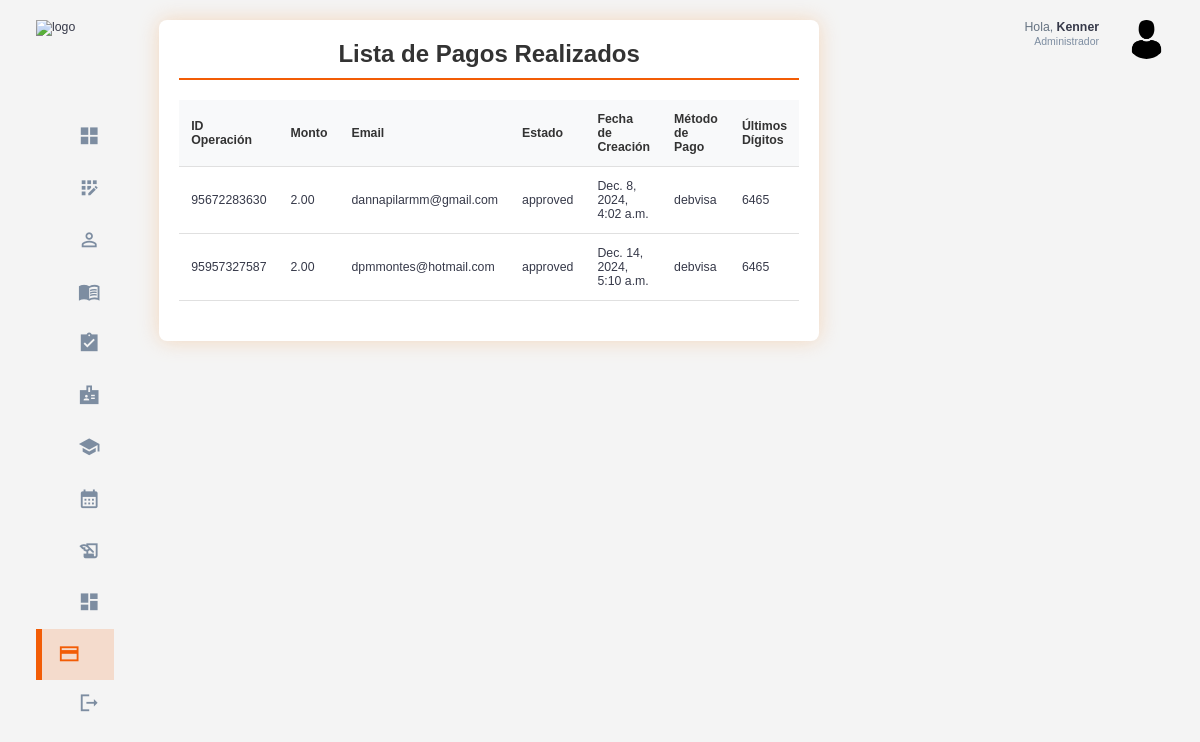
Page /pagos/pagos/ (signed in) on the earlier database version.
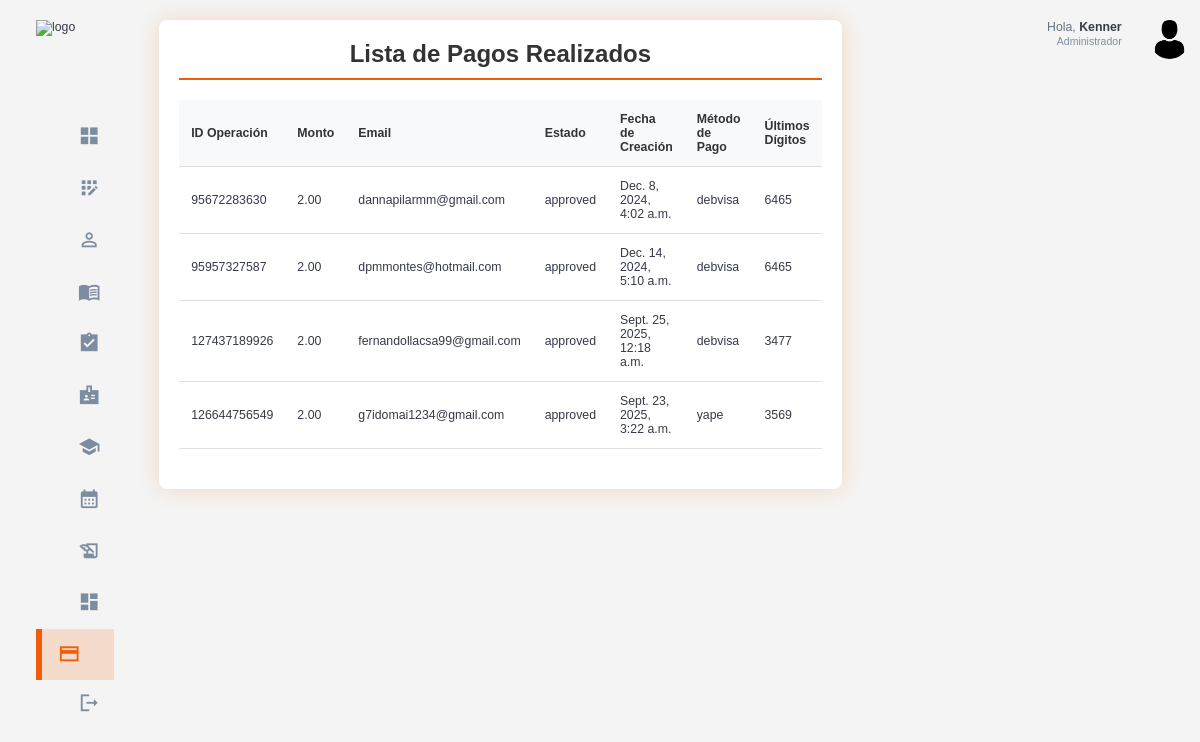
Same page on the later database version.
### pagos/models.py (models this page shows, shortened)
class Pago(models.Model):
    numero_operacion = models.CharField(max_length=20, unique=True)
    estado = models.CharField(max_length=20)
    monto = models.DecimalField(max_digits=10, decimal_places=2)
    comprador_email = models.EmailField()
    fecha_pago = models.DateTimeField()
    metodo_pago = models.CharField(max_length=50)
    tarjeta_ultimos_digitos = models.CharField(max_length=4, null=True, blank=True)

### usuarios/models.py (models this page shows, shortened)
class Usuario(AbstractUser):
    id = models.AutoField(primary_key=True)
    rol = models.ForeignKey(Rol, on_delete=models.CASCADE, null=True, blank=False)

### usuarios/decorators.py (the view)
        def _wrapped_view(request, *args, **kwargs):
            if request.user.is_authenticated and (request.user.rol.nombre_rol == role or request.user.rol.is_admin):
                return view_func(request, *args, **kwargs)
            else:
                raise PermissionDenied  # Lanza un error si no tiene el rol correcto

### pagos/utils.py (called while the page is built)
def obtener_pagos_realizados():
    sdk = mercadopago.SDK(settings.MERCADOPAGO_ACCESS_TOKEN)
    fecha_fin = datetime.now()
    fecha_inicio = fecha_fin - timedelta(days=30)  # Últimos 30 días
    filtros = {
        "range": "date_created",
        "begin_date": fecha_inicio.strftime("%Y-%m-%dT%H:%M:%SZ"),
        "end_date": fecha_fin.strftime("%Y-%m-%dT%H:%M:%SZ"),
        "status": "approved",  # Solo pagos aprobados
        "sort": "date_created",
        "criteria": "desc",  # Ordenar de más reciente a más antiguo
    }
    respuesta = sdk.payment().search(filters=filtros)
    if respuesta["status"] == 200:
        pagos = respuesta["response"]["results"]
        registrar_pagos(pagos)  # Registrar los pagos en la base de datos
        return pagos
    else:
        return []

### pagos/views.py (called while the page is built)
@login_required
@role_required('Administrador')
def lista_pagos_admin(request):
    pagos = obtener_pagos_realizados()
    pagos = Pago.objects.all()
    return render(request, "pagos/lista_pagos.html", {"pagos": pagos})

### templates/pagos/lista_pagos.html (shortened to what this page needs)
{% extends 'base.html' %}
{% load static %}
{% block extra_css %}
    <link rel="stylesheet" href="{% static 'css/student_list.css' %}">
{% endblock %}
{% block content %}
<div class="student-list-container">
    <h2>Lista de Pagos Realizados</h2>
    <div class="table-responsive">
        <table class="student-table">
            <thead>
                <tr>
                    <th>ID Operación</th>
                    <th>Monto</th>
                    <th>Email</th>
                    <th>Estado</th>
                    <th>Fecha de Creación</th>
                    <th>Método de Pago</th>
                    <th>Últimos Dígitos</th>
                </tr>
            </thead>
            <tbody>
                {% for pago in pagos %}
                <tr>
                    <td>{{ pago.numero_operacion }}</td>
                    <td>{{ pago.monto }}</td>
                    <td>{{ pago.comprador_email }}</td>
                    <td>{{ pago.estado }}</td>
                    <td>{{ pago.fecha_pago }}</td>
                    <td>{{ pago.metodo_pago }}</td>
                    <td>{{ pago.tarjeta_ultimos_digitos }}</td>
                </tr>
                {% empty %}
                <tr>
                    <td colspan="8">No hay pagos registrados.</td>
                </tr>
                {% endfor %}
            </tbody>
        </table>
    </div>
</div>
{% endblock %}

### templates/base.html (shortened to what this page needs)
{% load static %}
<!DOCTYPE html>
<html lang="en">
<head>
    <link rel="stylesheet" href="{% static 'css/base.css' %}">
    {% block extra_css %}{% endblock %}
</head>
<body>
    <div class="container">
        <aside>
            <div class="top">
                <div class="logo">
                    <img src="/static/assets/logo_base.png" alt="logo">
                </div>
            </div>
            <div class="sidebar">
                <a href="{% url 'home_admin' %}" class="active">
                    <span class="material-icons-sharp">grid_view</span>
                </a>
                <a href="{% url 'registrar_usuario' %}" >
                    <span class="material-icons-sharp">app_registration</span>
                </a>
                <a href="{% url 'listar_estudiantes' %}">
                    <span class="material-icons-sharp">person_outline</span>
                </a>
                <a href="{% url 'listar_cursos' %}">
                    <span class="material-icons-sharp">menu_book</span>
                </a>
                <a href="{% url 'listar_estudiantes_historial' %}">
                    <span class="material-icons-sharp">assignment_turned_in</span>
                </a>
                <a href="{% url 'listar_profesores' %}">
                    <span class="material-icons-sharp">badge</span>
                </a>
                <a href="{% url 'listar_semestres' %}">
                    <span class="material-icons-sharp">school</span>
                </a>
                <a href="{% url 'listar_secciones' %}">
                    <span class="material-icons-sharp">calendar_month</span>
                <a href="{% url 'listar_matriculas' %}">
                    <span class="material-icons-sharp">history_edu</span>
                </a>
                <a href="{% url 'estadisticas_generales' %}">
                    <span class="material-icons-sharp">dashboard</span>
                <a href="{% url 'lista_pagos' %}">
                    <span class="material-icons-sharp">payment</span>
                </a>
                <a href="{% url 'signout' %}">
                    <span class="material-icons-sharp">logout</span>
                </a>
            </div>
        </aside>
        <main>
            {% block content %}
            {% endblock %}
        </main>
        <div class="right">
            <div class="top">
                <div class="profile">
                    <div class="info">
                        <p>Hola, <b>{{ request.user.username }}</b></p>
                        <small class="text-muted">Administrador</small>
                    </div>
                    <div class="profile-photo">
                        <img src="/static/assets/perfil_admin.png" alt="perfil_admin">
                    </div>
                </div>
            </div>
        </div>
    </div>
</body>
</html>

### static/css/base.css (style rules this page uses)
:root { --color-primary: #F25C05; --color-danger: #F26938; --color-success: #41f1b6; --color-warning: #F2A172; --color-white: #fff; --color-info-dark: #7d8da1; --color-info-light: #dce1eb; --color-dark: #363949; --color-light: #f2a1724f; --color-primary-variant: #8f5100; --color-dark-variant: #677483; --color-background: #f6f6f9; --card-border-radius: 2rem; --border-radius-1: 0.4rem; --border-radius-2: 0.8rem; --border-radius-3: 1.2rem; --card-padding: 1.8rem; --padding-1: 1.2rem; --box-shadow: 0 2rem 3rem var(--color-light) }
* { margin: 0; padding: 0; outline: 0; appearance: none; border: 0; text-decoration: none; list-style: none; box-sizing: border-box; }
html { font-size: 14px; }
body { width: 100vw; height: 100vh; font-family: Arial, sans-serif; font-size: 0.88rem; background: var(--color-background); user-select: none; overflow-x: hidden; color: var(--color-dark); }
.container { display: grid; width: 96%; margin: 0 auto; gap: 1.8rem; grid-template-columns: 16rem auto 23rem; }
a { color: var(--color-dark); }
img { display: block; width: 100%; }
h2 { font-size: 1.4rem; }
small { font-size: 0.75rem; }
.profile-photo { width: 2.8rem; height: 2.8rem; border-radius: 50%; overflow: hidden; }
.text-muted { color: var(--color-info-dark); }
p { color: var(--color-dark-variant); }
b { color: var(--color-dark); }
aside { height: 100vh; width: 16rem; }
aside .top { display: flex; align-items: center; justify-content: space-between; margin-top: 1.4rem; }
aside .logo { display: flex; gap: 0.8rem; }
aside .logo img { width: 12.5rem; height: 4.5rem; }
aside .sidebar { display: flex; flex-direction: column; height: 86vh; position: relative; top: 3rem; }
aside .sidebar a { display: flex; color: var(--color-info-dark); margin-left: 2rem; gap: 1rem; align-items: center; position: relative; height: 3.7rem; transition: all 300ms ease; padding: 0 1rem; white-space: nowrap; overflow: hidden; text-overflow: ellipsis; }
aside .sidebar a span { font-size: 1.6rem; transition: all 300ms ease; }
aside .sidebar a:last-child { position: absolute; bottom: 2rem; width: 100%; }
aside .sidebar a.active { background-color: var(--color-light); color: var(--color-primary); margin-left: 0; padding-left: calc(1rem - 3px); }
aside .sidebar a.active:before { content: ''; width: 6px; height: 100%; background: var(--color-primary); position: absolute; left: 0; }
aside .sidebar a.active span { color: var(--color-primary); margin-left: calc(1rem - 3px); }
main { margin-top: 1.4rem; }
.right { margin-top: 1.4rem; }
.right .top { display: flex; justify-content: end; gap: 2rem; }
.right .top .profile { display: flex; gap: 2rem; text-align: right; }
@media screen and (max-width: 1200px) { .container { width: 94%; grid-template-columns: 7rem auto 23rem; } }
@media screen and (max-width: 1200px) { aside .sidebar a { width: 5.6rem; } }
@media screen and (max-width: 1200px) { aside .sidebar a:last-child { position: relative; margin-top: 1.8rem; } }
@media screen and (max-width: 1200px) { aside .logo img { top: 10px; width: 8.2rem; height: 3.5rem; } }

### static/css/student_list.css (style rules this page uses)
body { margin: 0; padding: 0; font-family: Arial, sans-serif; background-color: #f4f4f4; }
.student-list-container { width: 100%; max-width: 1200px; margin: 0 auto; padding: 20px; background-color: #ffffff; border-radius: 8px; box-shadow: 0 0 20px rgba(243, 184, 128, 0.473); box-sizing: border-box; }
.student-list-container h2 { text-align: center; margin-bottom: 20px; padding-bottom: 10px; border-bottom: 2px solid #F25C05; color: #333; font-size: 24px; }
.table-responsive { overflow-x: auto; -webkit-overflow-scrolling: touch; }
.student-table { width: 100%; border-collapse: collapse; margin-bottom: 20px; }
.student-table th, .student-table td { padding: 12px; text-align: left; border-bottom: 1px solid #e0e0e0; }
.student-table th { background-color: #f8f9fa; font-weight: bold; color: #333; }

Differences in the rows shown:
added Pago: numero_operacion "127437189926", monto "2.00", comprador_email "fernandollacsa99@gmail.com", estado "approved", fecha_pago "Sept. 25, 2025, 12:18 a.m.", metodo_pago "debvisa", tarjeta_ultimos_digitos "3477"
added Pago: numero_operacion "126644756549", monto "2.00", comprador_email "g7idomai1234@gmail.com", estado "approved", fecha_pago "Sept. 23, 2025, 3:22 a.m.", metodo_pago "yape", tarjeta_ultimos_digitos "3569"
